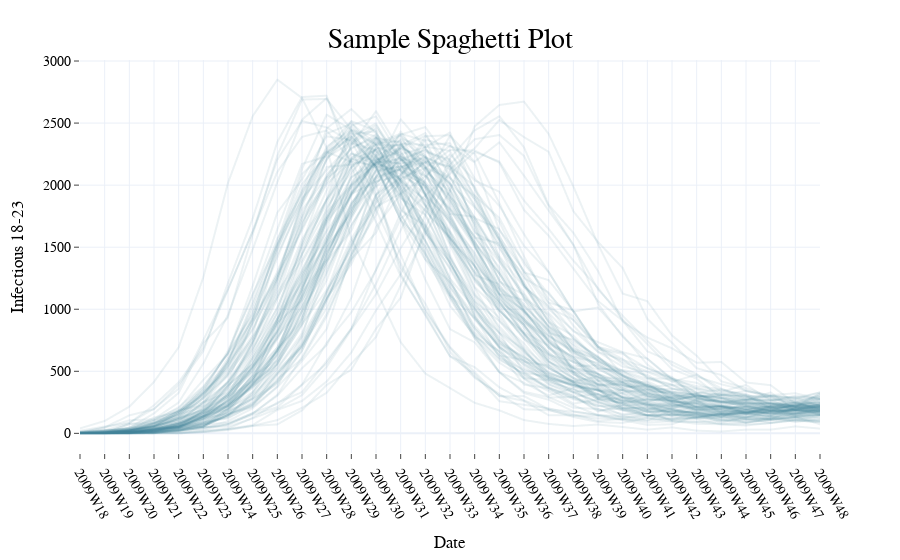

The notebook cell this image was saved under:
### Code cell
# add ticks 
fig.update_yaxes(ticks="outside")

# add ticks, set the range, and rotate the labels degrees
fig.update_xaxes(ticks="outside", tickangle=60,
                range=[10, 40])
fig
